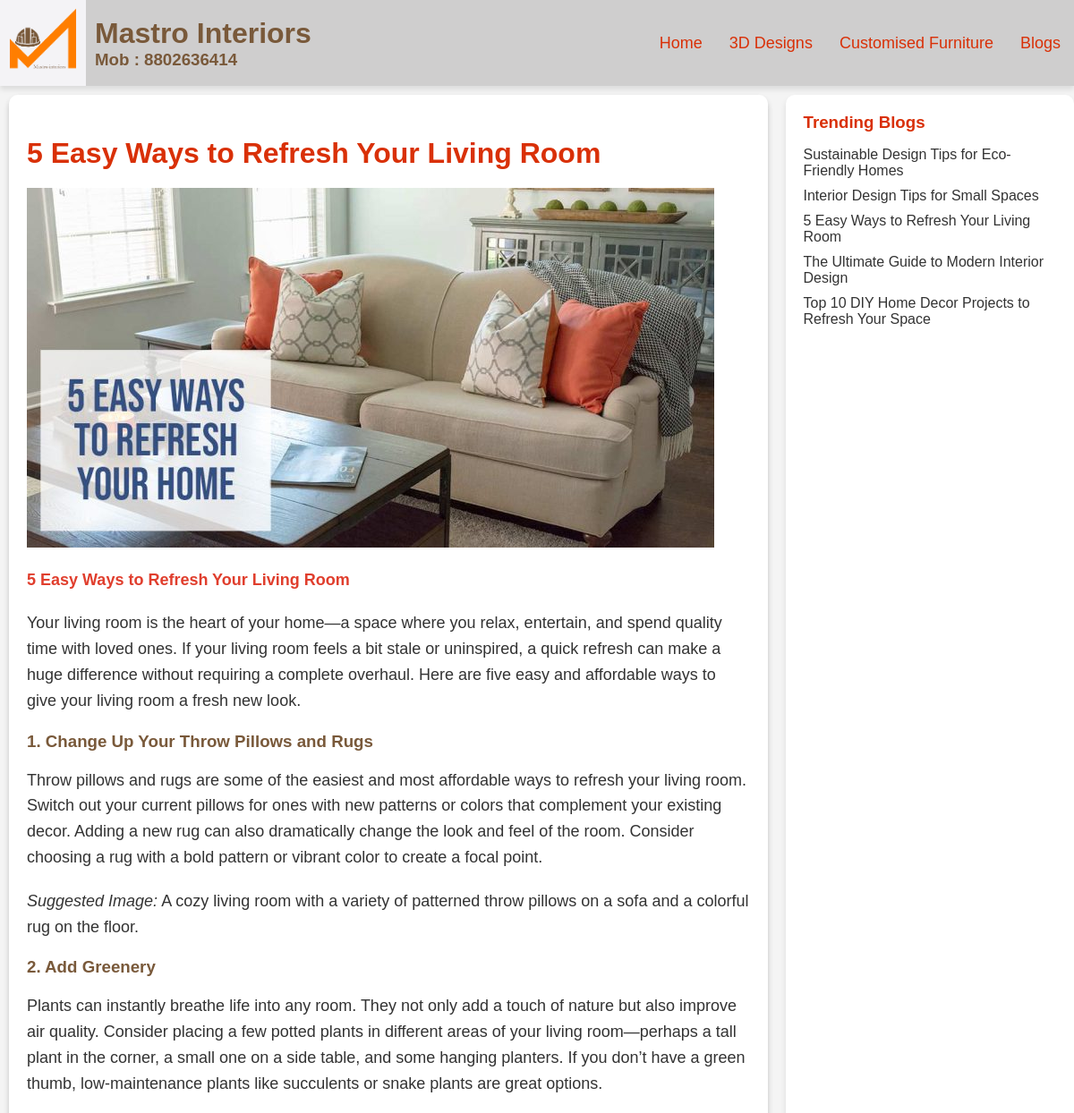
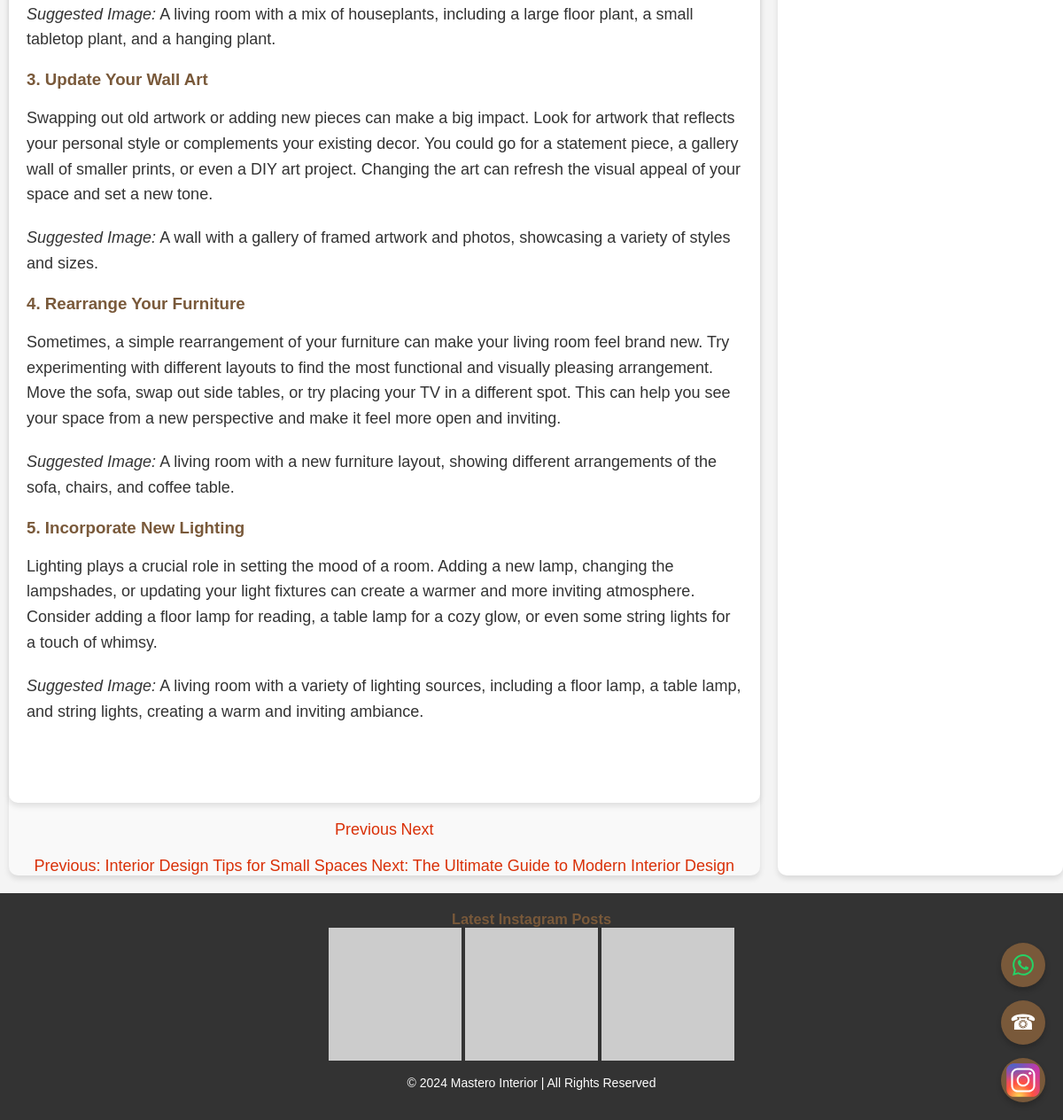
The app's page /blog/4/ with its own data (2 pictures, top to bottom).
### mastero_interiors/models.py (models this page shows)
class BlogPost(models.Model):
    title = models.CharField(max_length=200)
    content = models.TextField()  # This will store HTML content
    image = models.ImageField(upload_to='blog_images/', null=True, blank=True)  # New field for the uploaded image
    created_at = models.DateTimeField(auto_now_add=True)
    updated_at = models.DateTimeField(auto_now=True)
    views = models.IntegerField(default=0)
    active = models.BooleanField(default=False)
    def __str__(self):
        return self.title

### mastero_interiors/views.py (the view)
# urls.py: path('blog', mastero_views.blog_page, name='blog_page'),
def blog_page(request, pk=None):
    if pk is not None:
        post = get_object_or_404(BlogPost, pk=pk,active=True)
    else:
        post = BlogPost.objects.filter(active=True).latest('created_at')
    post.views += 1
    post.save()
    previous_post = BlogPost.objects.filter(created_at__lt=post.created_at,active=True).order_by('-created_at').first()
    next_post = BlogPost.objects.filter(created_at__gt=post.created_at,active=True).order_by('created_at').first()
    popular_posts = BlogPost.objects.filter(active=True).order_by('-views')[:5]
    print("post ", post)
    context = {
        'post': post,
        'popular_posts': popular_posts,
        'previous_post': previous_post,
        'next_post': next_post,
    }
    return render(request, 'mastero_interiors/blog_list.html', context)

### templates/mastero_interiors/blog_list.html (shortened to what this page needs)
{% load static %}
<!DOCTYPE html>
<html lang="en">
<head>
    {% load static %}
    <link rel="stylesheet" href="{% static 'mastero_interiors/css/styles.css' %}">
</head>
<body>
    {% include 'mastero_interiors/header.html' %}
        <main class="blog-page">
            <section class="blog-content">
                <article class="blog-post">
                    <h2>{{ post.title }}</h2>
                    {% if post.image %}
                        <img src="{{ post.image.url }}" alt="{{ post.title }}">
                    {% else %}
                        <img src="{% static 'mastero_interiors/images/sd.jpg' %}" alt="Blog Post Image" class="blog-image">
                    {% endif %}
                    {{ post.content|safe }}
                </article>
                <div class="pagination">
                    <a href="blog-page1.html" class="prev">Previous</a>
                    <a href="blog-page3.html" class="next">Next</a>
                </div>
                <div class="navigation pagination">
                    {% if previous_post %}
                        <a class="prev" href="{% url 'blog_page' previous_post.pk %}">Previous: {{ previous_post.title }}</a>
                    {% else %}
                        <span>No previous post</span>
                    {% endif %}
                    {% if next_post %}
                        <a class="next" href="{% url 'blog_page' next_post.pk %}">Next: {{ next_post.title }}</a>
                    {% else %}
                        <span>No next post</span>
                    {% endif %}
                </div>
            </section>
            <aside class="sidebar">
                <h3>Trending Blogs</h3>
                <ul>
                    {% for pop in popular_posts %}
                        <li><a href="{% url 'blog_page' pop.pk %}">{{pop.title}}</a></li>
                    {% endfor %}
                </ul>
            </aside>
        </main>
        {% include 'mastero_interiors/footer.html' %}
    {% include 'mastero_interiors/floating_icons.html' %}
</body>
</html>

### static/mastero_interiors/css/styles.css (style rules this page uses)
body, html { margin: 0; padding: 0; overflow-x: hidden; font-family: Arial, sans-serif; background-color: #f4f4f4; }
*, *::before, *::after { box-sizing: border-box; }
.branding h1,h3 { font-weight: bold; color: #79593a; margin: 0; }
.blog-content { background-color: #f9f9f9; border-radius: 10px; box-shadow: 0 4px 6px rgba(0, 0, 0, 0.1); }
.blog-content h2 { color: #d93007; font-size: 32px; margin-bottom: 20px; }
.blog-content p { font-size: 18px; line-height: 1.6; color: #333; margin-bottom: 20px; }
.blog-page { display: flex; margin-left: 10px; justify-content: space-between; }
.blog-content { flex: 3; margin-right: 20px; }
.blog-post { background-color: white; padding: 20px; border-radius: 10px; box-shadow: 0 4px 6px rgba(0, 0, 0, 0.1); }
.pagination { text-align: center; margin-top: 20px; }
.pagination a { color: #d93007; text-decoration: none; font-size: 18px; }
.sidebar { flex: 1; background-color: white; padding: 20px; border-radius: 10px; box-shadow: 0 4px 6px rgba(0, 0, 0, 0.1); }
.sidebar h3 { margin-top: 0; color: #d93007; }
.sidebar ul { list-style-type: none; padding: 0; }
.sidebar ul li { margin-bottom: 10px; }
.sidebar ul li a { color: #333; text-decoration: none; font-size: 16px; }

### templates/mastero_interiors/blog_list.html (style rules this page uses)
main { margin-top: 106px; }

### records on screen
BlogPost: title "5 Easy Ways to Refresh Your Living Room", image (picture), content "5 Easy Ways to Refresh Your Living Room Your living room is the heart of your home—a space where you relax, entertain, and spend quality time with loved ones. If your living room feels a bit stale or uninspired, a quick refresh can make a huge difference without requiring a complete overhaul. Here are five easy and affordable ways to give your living room a fresh new look. 1. Change Up Your Throw Pillows and Rugs Throw pillows and rugs are some of the easiest and most affordable ways to refresh your living room. Switch out your current pillows for ones with new patterns or colors that complement your existing decor. Adding a new rug can also dramatically change the look and feel of the…"
BlogPost: title "Interior Design Tips for Small Spaces"
BlogPost: title "The Ultimate Guide to Modern Interior Design"
BlogPost: title "Sustainable Design Tips for Eco-Friendly Homes"
BlogPost: title "Top 10 DIY Home Decor Projects to Refresh Your Space"
